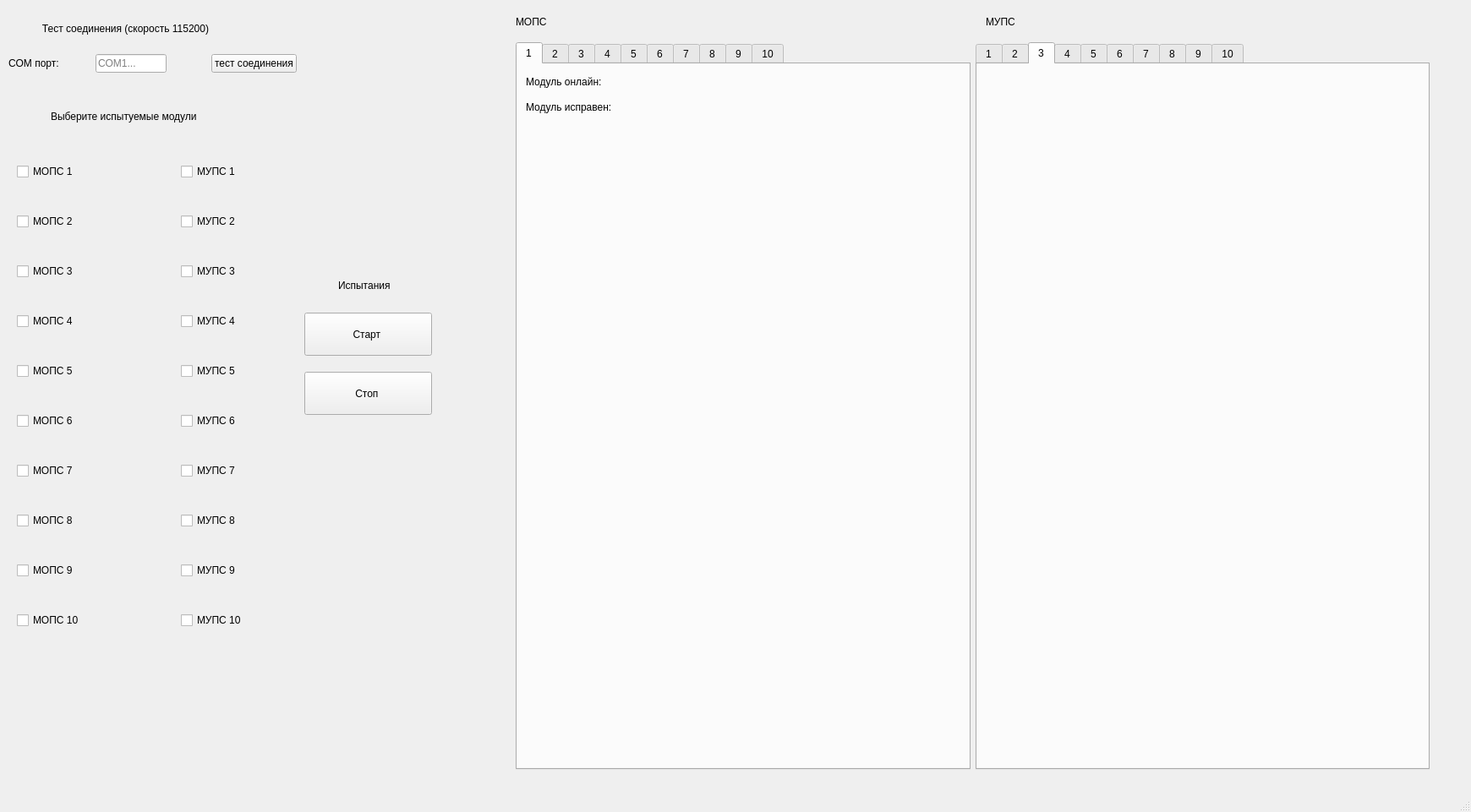
<?xml version="1.0" encoding="UTF-8"?>
<ui version="4.0">
 <class>stend_main_window</class>
 <widget class="QMainWindow" name="stend_main_window">
  <property name="geometry">
   <rect>
    <x>0</x>
    <y>0</y>
    <width>1740</width>
    <height>961</height>
   </rect>
  </property>
  <property name="minimumSize">
   <size>
    <width>0</width>
    <height>0</height>
   </size>
  </property>
  <property name="sizeIncrement">
   <size>
    <width>0</width>
    <height>-1</height>
   </size>
  </property>
  <property name="windowTitle">
   <string>stend_main_window</string>
  </property>
  <widget class="QWidget" name="centralwidget">
   <widget class="QWidget" name="verticalLayoutWidget">
    <property name="geometry">
     <rect>
      <x>10</x>
      <y>10</y>
      <width>341</width>
      <height>76</height>
     </rect>
    </property>
    <layout class="QVBoxLayout" name="verticalLayout">
     <item>
      <widget class="QLabel" name="just_lable_1">
       <property name="text">
        <string>            Тест соединения (скорость 115200)</string>
       </property>
      </widget>
     </item>
     <item>
      <layout class="QHBoxLayout" name="horizontalLayout">
       <item>
        <widget class="QLabel" name="just_lable_2">
         <property name="text">
          <string>COM порт:</string>
         </property>
        </widget>
       </item>
       <item>
        <spacer name="horizontalSpacer">
         <property name="orientation">
          <enum>Qt::Horizontal</enum>
         </property>
         <property name="sizeHint" stdset="0">
          <size>
           <width>60</width>
           <height>20</height>
          </size>
         </property>
        </spacer>
       </item>
       <item>
        <widget class="QLineEdit" name="line_in_com_num">
         <property name="placeholderText">
          <string>COM1...</string>
         </property>
        </widget>
       </item>
       <item>
        <spacer name="horizontalSpacer_2">
         <property name="orientation">
          <enum>Qt::Horizontal</enum>
         </property>
         <property name="sizeHint" stdset="0">
          <size>
           <width>70</width>
           <height>20</height>
          </size>
         </property>
        </spacer>
       </item>
       <item>
        <widget class="QPushButton" name="button_test_connection">
         <property name="text">
          <string>тест соединения</string>
         </property>
        </widget>
       </item>
      </layout>
     </item>
    </layout>
   </widget>
   <widget class="QLabel" name="answer_connection_lable">
    <property name="geometry">
     <rect>
      <x>360</x>
      <y>60</y>
      <width>121</width>
      <height>31</height>
     </rect>
    </property>
    <property name="text">
     <string/>
    </property>
   </widget>
   <widget class="QWidget" name="horizontalLayoutWidget">
    <property name="geometry">
     <rect>
      <x>10</x>
      <y>160</y>
      <width>291</width>
      <height>621</height>
     </rect>
    </property>
    <layout class="QHBoxLayout" name="horizontalLayout_2">
     <item>
      <layout class="QVBoxLayout" name="verticalLayout_3" stretch="0,0,0,0,0,0,0,0,0,0">
       <property name="leftMargin">
        <number>10</number>
       </property>
       <property name="topMargin">
        <number>0</number>
       </property>
       <property name="rightMargin">
        <number>10</number>
       </property>
       <item>
        <widget class="QCheckBox" name="checkBox_active_mops_1">
         <property name="text">
          <string>МОПС 1</string>
         </property>
        </widget>
       </item>
       <item>
        <widget class="QCheckBox" name="checkBox_active_mops_2">
         <property name="text">
          <string>МОПС 2</string>
         </property>
        </widget>
       </item>
       <item>
        <widget class="QCheckBox" name="checkBox_active_mops_3">
         <property name="text">
          <string>МОПС 3</string>
         </property>
        </widget>
       </item>
       <item>
        <widget class="QCheckBox" name="checkBox_active_mops_4">
         <property name="text">
          <string>МОПС 4</string>
         </property>
        </widget>
       </item>
       <item>
        <widget class="QCheckBox" name="checkBox_active_mops_5">
         <property name="text">
          <string>МОПС 5</string>
         </property>
        </widget>
       </item>
       <item>
        <widget class="QCheckBox" name="checkBox_active_mops_6">
         <property name="text">
          <string>МОПС 6</string>
         </property>
        </widget>
       </item>
       <item>
        <widget class="QCheckBox" name="checkBox_active_mops_7">
         <property name="text">
          <string>МОПС 7</string>
         </property>
        </widget>
       </item>
       <item>
        <widget class="QCheckBox" name="checkBox_active_mops_8">
         <property name="text">
          <string>МОПС 8</string>
         </property>
        </widget>
       </item>
       <item>
        <widget class="QCheckBox" name="checkBox_active_mops_9">
         <property name="text">
          <string>МОПС 9</string>
         </property>
        </widget>
       </item>
       <item>
        <widget class="QCheckBox" name="checkBox_active_mops_10">
         <property name="text">
          <string>МОПС 10</string>
         </property>
        </widget>
       </item>
      </layout>
     </item>
     <item>
      <spacer name="horizontalSpacer_3">
       <property name="orientation">
        <enum>Qt::Horizontal</enum>
       </property>
       <property name="sizeHint" stdset="0">
        <size>
         <width>1</width>
         <height>1</height>
        </size>
       </property>
      </spacer>
     </item>
     <item>
      <layout class="QVBoxLayout" name="verticalLayout_2">
       <property name="leftMargin">
        <number>10</number>
       </property>
       <property name="rightMargin">
        <number>10</number>
       </property>
       <item>
        <widget class="QCheckBox" name="checkBox_active_mups_1">
         <property name="text">
          <string>МУПС 1</string>
         </property>
        </widget>
       </item>
       <item>
        <widget class="QCheckBox" name="checkBox_active_mups_2">
         <property name="text">
          <string>МУПС 2</string>
         </property>
        </widget>
       </item>
       <item>
        <widget class="QCheckBox" name="checkBox_active_mups_3">
         <property name="text">
          <string>МУПС 3</string>
         </property>
        </widget>
       </item>
       <item>
        <widget class="QCheckBox" name="checkBox_active_mups_4">
         <property name="text">
          <string>МУПС 4</string>
         </property>
        </widget>
       </item>
       <item>
        <widget class="QCheckBox" name="checkBox_active_mups_5">
         <property name="text">
          <string>МУПС 5</string>
         </property>
        </widget>
       </item>
       <item>
        <widget class="QCheckBox" name="checkBox_active_mups_6">
         <property name="text">
          <string>МУПС 6</string>
         </property>
        </widget>
       </item>
       <item>
        <widget class="QCheckBox" name="checkBox_active_mups_7">
         <property name="text">
          <string>МУПС 7</string>
         </property>
        </widget>
       </item>
       <item>
        <widget class="QCheckBox" name="checkBox_active_mups_8">
         <property name="text">
          <string>МУПС 8</string>
         </property>
        </widget>
       </item>
       <item>
        <widget class="QCheckBox" name="checkBox_active_mups_9">
         <property name="text">
          <string>МУПС 9</string>
         </property>
        </widget>
       </item>
       <item>
        <widget class="QCheckBox" name="checkBox_active_mups_10">
         <property name="text">
          <string>МУПС 10</string>
         </property>
        </widget>
       </item>
      </layout>
     </item>
    </layout>
   </widget>
   <widget class="QLabel" name="just_lable_3">
    <property name="geometry">
     <rect>
      <x>60</x>
      <y>130</y>
      <width>211</width>
      <height>16</height>
     </rect>
    </property>
    <property name="text">
     <string>Выберите испытуемые модули</string>
    </property>
   </widget>
   <widget class="QPushButton" name="button_start_main_test">
    <property name="geometry">
     <rect>
      <x>360</x>
      <y>370</y>
      <width>151</width>
      <height>51</height>
     </rect>
    </property>
    <property name="text">
     <string>Старт </string>
    </property>
   </widget>
   <widget class="QPushButton" name="button_stop_main_test">
    <property name="geometry">
     <rect>
      <x>360</x>
      <y>440</y>
      <width>151</width>
      <height>51</height>
     </rect>
    </property>
    <property name="text">
     <string>Стоп </string>
    </property>
   </widget>
   <widget class="QLabel" name="label">
    <property name="geometry">
     <rect>
      <x>400</x>
      <y>330</y>
      <width>111</width>
      <height>16</height>
     </rect>
    </property>
    <property name="text">
     <string>Испытания</string>
    </property>
   </widget>
   <widget class="QWidget" name="">
    <property name="geometry">
     <rect>
      <x>610</x>
      <y>50</y>
      <width>1081</width>
      <height>861</height>
     </rect>
    </property>
    <layout class="QHBoxLayout" name="horizontalLayout_3">
     <item>
      <widget class="QTabWidget" name="tab_widget_for_mops">
       <property name="currentIndex">
        <number>0</number>
       </property>
       <widget class="QWidget" name="mops_1">
        <property name="toolTip">
         <string>&lt;html&gt;&lt;head/&gt;&lt;body&gt;&lt;p&gt;1&lt;/p&gt;&lt;/body&gt;&lt;/html&gt;</string>
        </property>
        <attribute name="title">
         <string>1</string>
        </attribute>
        <widget class="QWidget" name="layoutWidget">
         <property name="geometry">
          <rect>
           <x>10</x>
           <y>40</y>
           <width>244</width>
           <height>22</height>
          </rect>
         </property>
         <layout class="QHBoxLayout" name="horizontalLayout_6">
          <item>
           <widget class="QLabel" name="just_lable_operable_status_req_mops_1">
            <property name="text">
             <string>Модуль исправен:</string>
            </property>
           </widget>
          </item>
          <item>
           <widget class="QLabel" name="just_lable_operable_status_ans_mops_1">
            <property name="minimumSize">
             <size>
              <width>102</width>
              <height>0</height>
             </size>
            </property>
            <property name="text">
             <string/>
            </property>
            <property name="scaledContents">
             <bool>false</bool>
            </property>
            <property name="alignment">
             <set>Qt::AlignJustify|Qt::AlignVCenter</set>
            </property>
           </widget>
          </item>
         </layout>
        </widget>
        <widget class="QWidget" name="">
         <property name="geometry">
          <rect>
           <x>10</x>
           <y>10</y>
           <width>219</width>
           <height>22</height>
          </rect>
         </property>
         <layout class="QHBoxLayout" name="horizontalLayout_5">
          <item>
           <widget class="QLabel" name="just_lable_online_status_req_mops_1">
            <property name="text">
             <string>Модуль онлайн:</string>
            </property>
           </widget>
          </item>
          <item>
           <widget class="QLabel" name="just_lable_online_status_ans_mops_1">
            <property name="minimumSize">
             <size>
              <width>102</width>
              <height>0</height>
             </size>
            </property>
            <property name="text">
             <string/>
            </property>
            <property name="scaledContents">
             <bool>false</bool>
            </property>
            <property name="alignment">
             <set>Qt::AlignJustify|Qt::AlignVCenter</set>
            </property>
           </widget>
          </item>
         </layout>
        </widget>
       </widget>
       <widget class="QWidget" name="mops_2">
        <attribute name="title">
         <string>2</string>
        </attribute>
       </widget>
       <widget class="QWidget" name="mops_3">
        <attribute name="title">
         <string>3</string>
        </attribute>
       </widget>
       <widget class="QWidget" name="mops_4">
        <attribute name="title">
         <string>4</string>
        </attribute>
       </widget>
       <widget class="QWidget" name="mops_5">
        <attribute name="title">
         <string>5</string>
        </attribute>
       </widget>
       <widget class="QWidget" name="mops_6">
        <attribute name="title">
         <string>6</string>
        </attribute>
       </widget>
       <widget class="QWidget" name="mops_7">
        <attribute name="title">
         <string>7</string>
        </attribute>
       </widget>
       <widget class="QWidget" name="mops_8">
        <attribute name="title">
         <string>8</string>
        </attribute>
       </widget>
       <widget class="QWidget" name="mops_9">
        <attribute name="title">
         <string>9</string>
        </attribute>
       </widget>
       <widget class="QWidget" name="mops_10">
        <attribute name="title">
         <string>10</string>
        </attribute>
       </widget>
      </widget>
     </item>
     <item>
      <widget class="QTabWidget" name="tab_widget_for_mups">
       <property name="currentIndex">
        <number>2</number>
       </property>
       <widget class="QWidget" name="mups_1">
        <attribute name="title">
         <string>1</string>
        </attribute>
       </widget>
       <widget class="QWidget" name="mups_2">
        <attribute name="title">
         <string>2</string>
        </attribute>
       </widget>
       <widget class="QWidget" name="mups_3">
        <attribute name="title">
         <string>3</string>
        </attribute>
       </widget>
       <widget class="QWidget" name="mups_4">
        <attribute name="title">
         <string>4</string>
        </attribute>
       </widget>
       <widget class="QWidget" name="mups_5">
        <attribute name="title">
         <string>5</string>
        </attribute>
       </widget>
       <widget class="QWidget" name="mups_6">
        <attribute name="title">
         <string>6</string>
        </attribute>
       </widget>
       <widget class="QWidget" name="mups_7">
        <attribute name="title">
         <string>7</string>
        </attribute>
       </widget>
       <widget class="QWidget" name="mups_8">
        <attribute name="title">
         <string>8</string>
        </attribute>
       </widget>
       <widget class="QWidget" name="mups_9">
        <attribute name="title">
         <string>9</string>
        </attribute>
       </widget>
       <widget class="QWidget" name="mups_10">
        <attribute name="title">
         <string>10</string>
        </attribute>
       </widget>
      </widget>
     </item>
    </layout>
   </widget>
   <widget class="QWidget" name="">
    <property name="geometry">
     <rect>
      <x>610</x>
      <y>0</y>
      <width>591</width>
      <height>51</height>
     </rect>
    </property>
    <layout class="QHBoxLayout" name="horizontalLayout_4">
     <item>
      <widget class="QLabel" name="just_mops_lable">
       <property name="text">
        <string>МОПС</string>
       </property>
      </widget>
     </item>
     <item>
      <spacer name="horizontalSpacer_4">
       <property name="orientation">
        <enum>Qt::Horizontal</enum>
       </property>
       <property name="sizeHint" stdset="0">
        <size>
         <width>110</width>
         <height>30</height>
        </size>
       </property>
      </spacer>
     </item>
     <item>
      <widget class="QLabel" name="just_mups_lable">
       <property name="text">
        <string>МУПС</string>
       </property>
      </widget>
     </item>
    </layout>
   </widget>
  </widget>
  <widget class="QMenuBar" name="menubar">
   <property name="geometry">
    <rect>
     <x>0</x>
     <y>0</y>
     <width>1740</width>
     <height>25</height>
    </rect>
   </property>
  </widget>
  <widget class="QStatusBar" name="statusbar"/>
 </widget>
 <resources/>
 <connections/>
</ui>
